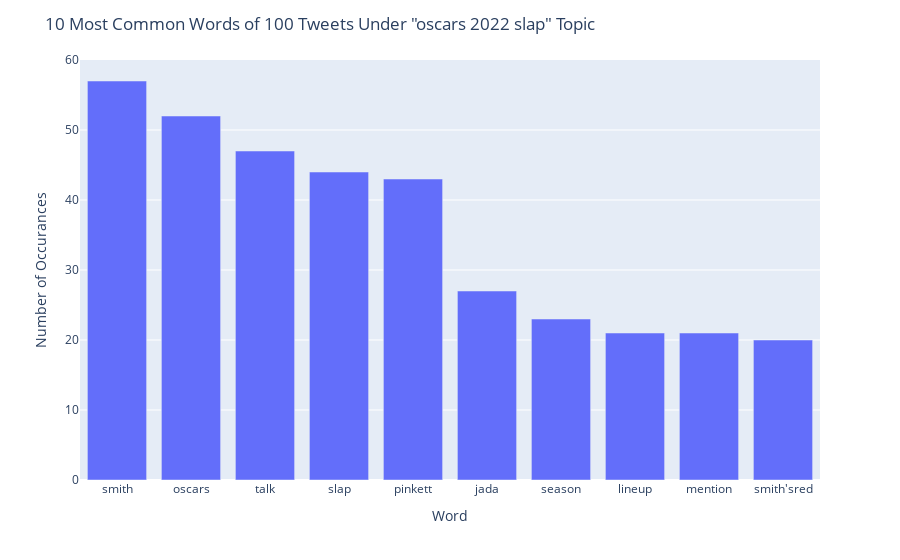

Notebook code cell kept with this figure:
### Code cell
import plotly.express as px
fig = px.bar(df1[:10], x= 'words', y='freq')
fig.update_layout(
    title="10 Most Common Words of 100 Tweets Under \"oscars 2022 slap\" Topic",
    xaxis_title="Word",
    yaxis_title="Number of Occurances")
fig.show()

### Figure 1 — Plotly figure (JSON) as saved in the notebook; plotly's stock layout.template omitted (floating-point values rounded to 4 significant figures)
{"data": [{"alignmentgroup": "True", "hovertemplate": "words=%{x}<br>freq=%{y}<extra></extra>", "legendgroup": "", "marker": {"color": "#636efa", "pattern": {"shape": ""}}, "name": "", "offsetgroup": "", "orientation": "v", "showlegend": false, "textposition": "auto", "type": "bar", "x": ["smith", "oscars", "talk", "slap", "pinkett", "jada", "season", "lineup", "mention", "smith'sred"], "xaxis": "x", "y": [57, 52, 47, 44, 43, 27, 23, 21, 21, 20], "yaxis": "y"}], "layout": {"barmode": "relative", "legend": {"tracegroupgap": 0}, "margin": {"t": 60}, "title": {"text": "10 Most Common Words of 100 Tweets Under \"oscars 2022 slap\" Topic"}, "xaxis": {"anchor": "y", "domain": [0, 1], "title": {"text": "Word"}}, "yaxis": {"anchor": "x", "domain": [0, 1], "title": {"text": "Number of Occurances"}}}}
